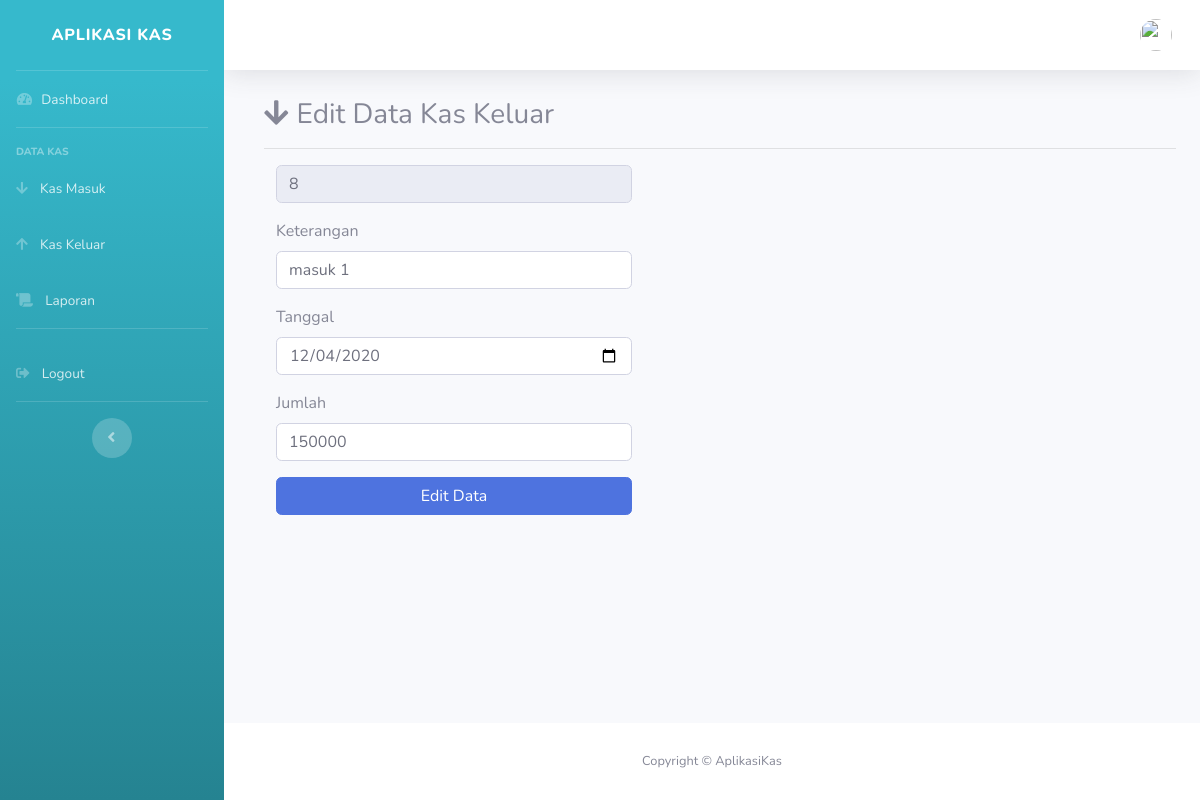
Screenshot of /masuk/editmasuk/8 with the database file from the repository.
### tables this page shows
CREATE TABLE `kas` (
  `id` int(11) NOT NULL,
  `id_transaksi` varchar(50) NOT NULL,
  `keterangan` varchar(50) NOT NULL,
  `tanggal` date NOT NULL,
  `jumlah` int(11) NOT NULL,
  `tipe` enum('masuk','keluar') NOT NULL
);

### application/controllers/Masuk.php (called while the page is built, shortened)
<?php
class Masuk extends CI_Controller
{
    public function __construct()
    {
        $this->load->model('Masuk_model');
    }
    public function editmasuk($id)
    {
        $recordMsk = $this->Masuk_model->getDataMasukDetail($id);
        $dataedit = array('data_msk' =>$recordMsk);
        $data['user'] = $this->db->get_where('user', ['email' => $this->session->userdata('email')]) -> row_array();
        $this->load->view('templates/header',$data);
        $this->load->view('templates/sidebar',$data);
        $this->load->view('templates/topbar',$data);
        $this->load->view('admin/masuk/editmasuk', $dataedit);
        $this->load->view('templates/footer');
    }
}?>

### index.php (called while the page is built, shortened)
<?php
require_once BASEPATH.'core/CodeIgniter.php';

### application/models/Masuk_model.php (called while the page is built, shortened)
<?php
class Masuk_model extends CI_Model
{
    public function getDataMasukDetail($id)
    {
        $this->db->where('id',$id);
        $query = $this->db->get('kas');
        return $query->row();
    }
}

### application/views/admin/masuk/editmasuk.php (the view, shortened to what this page needs)
<div class="container-fluid">
  <div class="col-md-14 pl-3 pt-1 ">
  <h3><i class="fas fa-arrow-down pr-2"></i>Edit Data Kas Keluar</h3><hr>
  <form action="<?php echo base_url('masuk/EditAction') ?>" method="post">
      <div class="form-group col-sm-5" >
           <input type="text" class="form-control form-control-user" value="<?php echo $data_msk->id ?> " disabled>
      </div>
      <div class="form-group col-sm-5" >
                     <label>Keterangan</label>
                     <input type="text" class="form-control form-control-user" id="keterangan" placeholder="Isikan Keterangan..." name="keterangan" value="<?php echo $data_msk->keterangan ?>">
                </div>
                <div class="form-group col-sm-5" >
                     <label>Tanggal</label>
                     <input type="date" class="form-control form-control-user" id="tanggal" name="tanggal" value="<?php echo $data_msk->tanggal ?>">
                </div>
                <div class="form-group col-sm-5" >
                     <label>Jumlah</label>
                     <input type="number" class="form-control form-control-user" id="jumlah" placeholder="Isikan Jumlah Kas..." name="jumlah" value="<?php echo $data_msk->jumlah ?>">
                </div>
       <div class="form-group col-sm-5">
          <button type="submit" class="btn btn-primary btn-user btn-block">Edit Data</button>
      </div>
  </form>
  </div>
</div>
</div>

### rows the page displays
kas: id "8", keterangan "masuk 1", tanggal "12/04/2020", jumlah "150000"
